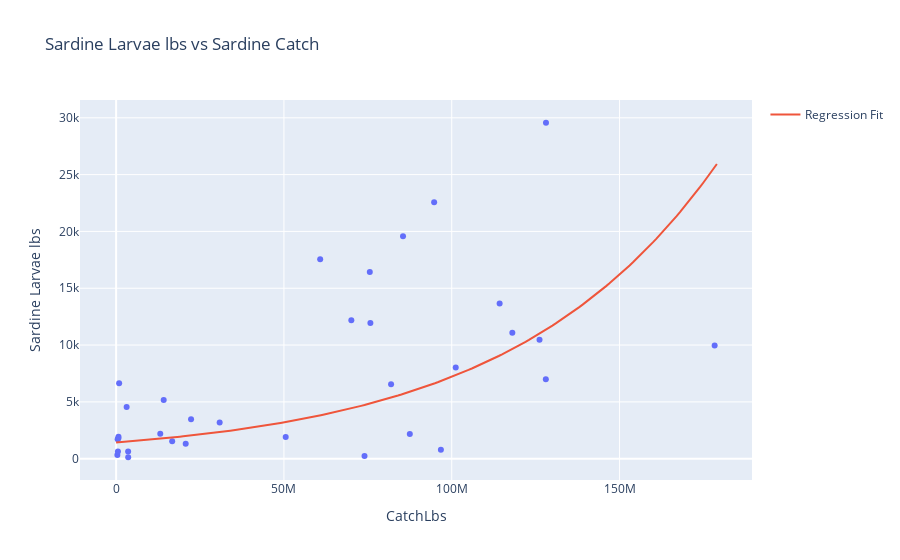

Source (notebook cell):
### Markdown cell above
Our results showcase a the first numeric result, a pearson correlation of around .5965, which indicates a moderate positive linear correlation between sardine catch and sardine larvae. Thus from this we can infer that if there is more sardine larvae being caught in a single year, that means that there is more sardine in the ocean that could mate which in turn, lay more larvae.

The second numeric result of .00024 is a p-value that tests whether these variables are correlated at all. The hypothesis testing is as followed with a 5% significant value: <br>
H0 (null hypothesis)- There is no correlation between sardine catch and sardine larvae <br>
H1 (alternate hypothesis) - There is a correlation between sardine catch and sardine larvae

In simpler terms, if our value is below 5%, then we can safely conclude that the two variables we are testing do in fact have a linear correlation with one another. Thus, from our pearson correlation result, we can conclude that there is a positive linear correlation between sardine larvae and sardine catch. 

Finally, we have our Root Mean Squared Error value of 5847.85 which means that our linear prediction line would have an estimated error of around 5800 lbs from the actual value. However, we can visually observe that the cluster for when our sardine catch lbs was around 0 seems to be more accurate, and our prediction appear to have more error as the value of our sardine catch lbs increases. Thus, it may be worthwhile to try a different prediction model to see if our error decreases.

### Code cell
x_data = sardine_data['CatchLbs']
y_data = sardine_data['Sardine Larvae lbs']

log_x_data = np.log(x_data)
log_y_data = np.log(y_data)

curve_fit = np.polyfit(x_data, log_y_data, 1)

x_val = np.arange(0,180000000,1000000)
y_val = np.exp(curve_fit[1]) * np.exp(curve_fit[0]*x_val)
y_pred = np.exp(curve_fit[1]) * np.exp(curve_fit[0]*x_data)
rmse = mean_squared_error(y_data, y_pred, squared=False)

fig = px.scatter(sardine_data, x='CatchLbs', y='Sardine Larvae lbs', title = 'Sardine Larvae lbs vs Sardine Catch')
fig.add_traces(go.Scatter(x=x_val, y=y_val, name='Regression Fit'))
fig.show()
print("Root Mean Squared Error: ", rmse)

### Figure 1 — Plotly figure (JSON) as saved in the notebook; plotly's stock layout.template omitted (floating-point values rounded to 4 significant figures; data arrays with more than 128 entries replaced by an {"elided": "..."} marker saying what was removed)
{"data": [{"hovertemplate": "CatchLbs=%{x}<br>Sardine Larvae lbs=%{y}<extra></extra>", "legendgroup": "", "marker": {"color": "#636efa", "symbol": "circle"}, "mode": "markers", "name": "", "orientation": "v", "showlegend": false, "type": "scatter", "x": [707585, 461755, 899724, 3134151, 14182046, 20735063, 30849762, 22326632, 87510828, 70086201, 94759414, 85479461, 128080138, 118056834, 114267247, 128035475, 75762548, 96768856, 75585847, 101189339, 178334197, 126156964, 81927250, 74010908, 60800471, 50531814, 13154107, 16705045, 3575961, 367551, 666988, 542672, 3595952], "xaxis": "x", "y": [1924.0, 1706.0, 6646.0, 4541.0, 5171.0, 1327.0, 3185.0, 3483.0, 2169.0, 12180.0, 22580.0, 19580.0, 29560.0, 11080.0, 13660.0, 6994.0, 11930.0, 795.7, 16430.0, 8025.0, 9952.0, 10480.0, 6549.0, 249.3, 17560.0, 1919.0, 2196.0, 1542.0, 633.6, 317.5, 1795.0, 629.1, 128.5], "yaxis": "y"}, {"name": "Regression Fit", "type": "scatter", "x": {"elided": "180 int values"}, "y": {"elided": "180 float values"}}], "layout": {"legend": {"tracegroupgap": 0}, "title": {"text": "Sardine Larvae lbs vs Sardine Catch"}, "xaxis": {"anchor": "y", "domain": [0, 1], "title": {"text": "CatchLbs"}}, "yaxis": {"anchor": "x", "domain": [0, 1], "title": {"text": "Sardine Larvae lbs"}}}}
